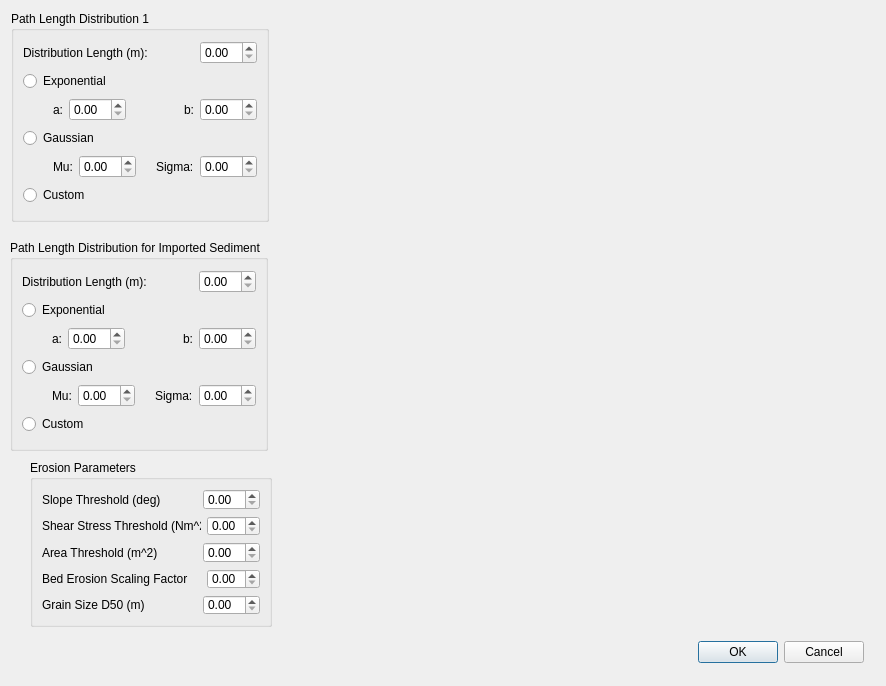
<?xml version="1.0" encoding="UTF-8"?>
<ui version="4.0">
 <class>dialog_morphParams</class>
 <widget class="QDialog" name="dialog_morphParams">
  <property name="geometry">
   <rect>
    <x>0</x>
    <y>0</y>
    <width>886</width>
    <height>686</height>
   </rect>
  </property>
  <property name="windowTitle">
   <string>Dialog</string>
  </property>
  <widget class="QCustomPlot" name="widget_2" native="true">
   <property name="geometry">
    <rect>
     <x>281</x>
     <y>404</y>
     <width>600</width>
     <height>221</height>
    </rect>
   </property>
   <property name="sizePolicy">
    <sizepolicy hsizetype="Expanding" vsizetype="Expanding">
     <horstretch>0</horstretch>
     <verstretch>0</verstretch>
    </sizepolicy>
   </property>
   <property name="minimumSize">
    <size>
     <width>600</width>
     <height>200</height>
    </size>
   </property>
  </widget>
  <widget class="QGroupBox" name="groupBox_2">
   <property name="geometry">
    <rect>
     <x>10</x>
     <y>240</y>
     <width>258</width>
     <height>211</height>
    </rect>
   </property>
   <property name="title">
    <string>Path Length Distribution for Imported Sediment</string>
   </property>
   <layout class="QVBoxLayout" name="verticalLayout_2">
    <item>
     <layout class="QHBoxLayout" name="horizontalLayout_4">
      <item>
       <widget class="QLabel" name="label_6">
        <property name="text">
         <string>Distribution Length (m):</string>
        </property>
       </widget>
      </item>
      <item>
       <spacer name="horizontalSpacer_6">
        <property name="orientation">
         <enum>Qt::Horizontal</enum>
        </property>
        <property name="sizeHint" stdset="0">
         <size>
          <width>40</width>
          <height>20</height>
         </size>
        </property>
       </spacer>
      </item>
      <item>
       <widget class="QDoubleSpinBox" name="spinDbl_length2"/>
      </item>
     </layout>
    </item>
    <item>
     <widget class="QRadioButton" name="rbtn_exp2">
      <property name="text">
       <string>Exponential</string>
      </property>
     </widget>
    </item>
    <item>
     <layout class="QHBoxLayout" name="horizontalLayout_5">
      <item>
       <spacer name="horizontalSpacer_7">
        <property name="orientation">
         <enum>Qt::Horizontal</enum>
        </property>
        <property name="sizeType">
         <enum>QSizePolicy::Fixed</enum>
        </property>
        <property name="sizeHint" stdset="0">
         <size>
          <width>30</width>
          <height>20</height>
         </size>
        </property>
       </spacer>
      </item>
      <item>
       <widget class="QLabel" name="label_7">
        <property name="text">
         <string>a:</string>
        </property>
       </widget>
      </item>
      <item>
       <widget class="QDoubleSpinBox" name="spinDbl_a2"/>
      </item>
      <item>
       <spacer name="horizontalSpacer_8">
        <property name="orientation">
         <enum>Qt::Horizontal</enum>
        </property>
        <property name="sizeHint" stdset="0">
         <size>
          <width>40</width>
          <height>20</height>
         </size>
        </property>
       </spacer>
      </item>
      <item>
       <widget class="QLabel" name="label_8">
        <property name="text">
         <string>b:</string>
        </property>
       </widget>
      </item>
      <item>
       <widget class="QDoubleSpinBox" name="spinDbl_b2"/>
      </item>
     </layout>
    </item>
    <item>
     <widget class="QRadioButton" name="rbtn_gaus2">
      <property name="text">
       <string>Gaussian</string>
      </property>
     </widget>
    </item>
    <item>
     <layout class="QHBoxLayout" name="horizontalLayout_6">
      <item>
       <spacer name="horizontalSpacer_9">
        <property name="orientation">
         <enum>Qt::Horizontal</enum>
        </property>
        <property name="sizeType">
         <enum>QSizePolicy::Fixed</enum>
        </property>
        <property name="sizeHint" stdset="0">
         <size>
          <width>30</width>
          <height>20</height>
         </size>
        </property>
       </spacer>
      </item>
      <item>
       <widget class="QLabel" name="label_9">
        <property name="text">
         <string>Mu:</string>
        </property>
       </widget>
      </item>
      <item>
       <widget class="QDoubleSpinBox" name="spinDbl_mu2"/>
      </item>
      <item>
       <spacer name="horizontalSpacer_10">
        <property name="orientation">
         <enum>Qt::Horizontal</enum>
        </property>
        <property name="sizeHint" stdset="0">
         <size>
          <width>40</width>
          <height>20</height>
         </size>
        </property>
       </spacer>
      </item>
      <item>
       <widget class="QLabel" name="label_10">
        <property name="text">
         <string>Sigma:</string>
        </property>
       </widget>
      </item>
      <item>
       <widget class="QDoubleSpinBox" name="spinDbl_sigma2"/>
      </item>
     </layout>
    </item>
    <item>
     <widget class="QRadioButton" name="rbtn_custom2">
      <property name="text">
       <string>Custom</string>
      </property>
     </widget>
    </item>
   </layout>
  </widget>
  <widget class="QGroupBox" name="groupBox_3">
   <property name="geometry">
    <rect>
     <x>30</x>
     <y>460</y>
     <width>242</width>
     <height>167</height>
    </rect>
   </property>
   <property name="title">
    <string>Erosion Parameters</string>
   </property>
   <layout class="QVBoxLayout" name="verticalLayout_3">
    <item>
     <layout class="QHBoxLayout" name="horizontalLayout_7">
      <item>
       <widget class="QLabel" name="label_11">
        <property name="text">
         <string>Slope Threshold (deg)</string>
        </property>
       </widget>
      </item>
      <item>
       <spacer name="horizontalSpacer_11">
        <property name="orientation">
         <enum>Qt::Horizontal</enum>
        </property>
        <property name="sizeHint" stdset="0">
         <size>
          <width>40</width>
          <height>20</height>
         </size>
        </property>
       </spacer>
      </item>
      <item>
       <widget class="QDoubleSpinBox" name="spinDbl_slp"/>
      </item>
     </layout>
    </item>
    <item>
     <layout class="QHBoxLayout" name="horizontalLayout_8">
      <item>
       <widget class="QLabel" name="label_12">
        <property name="text">
         <string>Shear Stress Threshold (Nm^2)</string>
        </property>
       </widget>
      </item>
      <item>
       <spacer name="horizontalSpacer_12">
        <property name="orientation">
         <enum>Qt::Horizontal</enum>
        </property>
        <property name="sizeType">
         <enum>QSizePolicy::Expanding</enum>
        </property>
        <property name="sizeHint" stdset="0">
         <size>
          <width>30</width>
          <height>20</height>
         </size>
        </property>
       </spacer>
      </item>
      <item>
       <widget class="QDoubleSpinBox" name="spinDbl_shr">
        <property name="sizePolicy">
         <sizepolicy hsizetype="Minimum" vsizetype="Fixed">
          <horstretch>0</horstretch>
          <verstretch>0</verstretch>
         </sizepolicy>
        </property>
        <property name="minimumSize">
         <size>
          <width>53</width>
          <height>0</height>
         </size>
        </property>
       </widget>
      </item>
     </layout>
    </item>
    <item>
     <layout class="QHBoxLayout" name="horizontalLayout_11">
      <item>
       <widget class="QLabel" name="label_13">
        <property name="text">
         <string>Area Threshold (m^2)</string>
        </property>
       </widget>
      </item>
      <item>
       <spacer name="horizontalSpacer_13">
        <property name="orientation">
         <enum>Qt::Horizontal</enum>
        </property>
        <property name="sizeHint" stdset="0">
         <size>
          <width>40</width>
          <height>20</height>
         </size>
        </property>
       </spacer>
      </item>
      <item>
       <widget class="QDoubleSpinBox" name="spinDbl_area"/>
      </item>
     </layout>
    </item>
    <item>
     <layout class="QHBoxLayout" name="horizontalLayout_9">
      <item>
       <widget class="QLabel" name="label_14">
        <property name="text">
         <string>Bed Erosion Scaling Factor</string>
        </property>
       </widget>
      </item>
      <item>
       <spacer name="horizontalSpacer_14">
        <property name="orientation">
         <enum>Qt::Horizontal</enum>
        </property>
        <property name="sizeType">
         <enum>QSizePolicy::Expanding</enum>
        </property>
        <property name="sizeHint" stdset="0">
         <size>
          <width>30</width>
          <height>20</height>
         </size>
        </property>
       </spacer>
      </item>
      <item>
       <widget class="QDoubleSpinBox" name="spinDbl_erosion">
        <property name="minimumSize">
         <size>
          <width>53</width>
          <height>0</height>
         </size>
        </property>
       </widget>
      </item>
     </layout>
    </item>
    <item>
     <layout class="QHBoxLayout" name="horizontalLayout_12">
      <item>
       <widget class="QLabel" name="label_15">
        <property name="text">
         <string>Grain Size D50 (m)</string>
        </property>
       </widget>
      </item>
      <item>
       <spacer name="horizontalSpacer_15">
        <property name="orientation">
         <enum>Qt::Horizontal</enum>
        </property>
        <property name="sizeHint" stdset="0">
         <size>
          <width>40</width>
          <height>20</height>
         </size>
        </property>
       </spacer>
      </item>
      <item>
       <widget class="QDoubleSpinBox" name="spinDbl_gs"/>
      </item>
     </layout>
    </item>
   </layout>
  </widget>
  <widget class="QWidget" name="layoutWidget">
   <property name="geometry">
    <rect>
     <x>660</x>
     <y>640</y>
     <width>204</width>
     <height>25</height>
    </rect>
   </property>
   <layout class="QHBoxLayout" name="horizontalLayout_10">
    <item>
     <spacer name="horizontalSpacer_16">
      <property name="orientation">
       <enum>Qt::Horizontal</enum>
      </property>
      <property name="sizeHint" stdset="0">
       <size>
        <width>40</width>
        <height>20</height>
       </size>
      </property>
     </spacer>
    </item>
    <item>
     <widget class="QPushButton" name="btn_ok">
      <property name="text">
       <string>OK</string>
      </property>
     </widget>
    </item>
    <item>
     <widget class="QPushButton" name="btn_cancel">
      <property name="text">
       <string>Cancel</string>
      </property>
     </widget>
    </item>
   </layout>
  </widget>
  <widget class="QGroupBox" name="groupBox">
   <property name="geometry">
    <rect>
     <x>11</x>
     <y>11</y>
     <width>258</width>
     <height>211</height>
    </rect>
   </property>
   <property name="title">
    <string>Path Length Distribution 1</string>
   </property>
   <layout class="QVBoxLayout" name="verticalLayout">
    <item>
     <layout class="QHBoxLayout" name="horizontalLayout">
      <item>
       <widget class="QLabel" name="label">
        <property name="text">
         <string>Distribution Length (m):</string>
        </property>
       </widget>
      </item>
      <item>
       <spacer name="horizontalSpacer">
        <property name="orientation">
         <enum>Qt::Horizontal</enum>
        </property>
        <property name="sizeHint" stdset="0">
         <size>
          <width>40</width>
          <height>20</height>
         </size>
        </property>
       </spacer>
      </item>
      <item>
       <widget class="QDoubleSpinBox" name="spinDbl_length1"/>
      </item>
     </layout>
    </item>
    <item>
     <widget class="QRadioButton" name="rbtn_exp1">
      <property name="text">
       <string>Exponential</string>
      </property>
     </widget>
    </item>
    <item>
     <layout class="QHBoxLayout" name="horizontalLayout_2">
      <item>
       <spacer name="horizontalSpacer_3">
        <property name="orientation">
         <enum>Qt::Horizontal</enum>
        </property>
        <property name="sizeType">
         <enum>QSizePolicy::Fixed</enum>
        </property>
        <property name="sizeHint" stdset="0">
         <size>
          <width>30</width>
          <height>20</height>
         </size>
        </property>
       </spacer>
      </item>
      <item>
       <widget class="QLabel" name="label_2">
        <property name="text">
         <string>a:</string>
        </property>
       </widget>
      </item>
      <item>
       <widget class="QDoubleSpinBox" name="spinDbl_a1"/>
      </item>
      <item>
       <spacer name="horizontalSpacer_2">
        <property name="orientation">
         <enum>Qt::Horizontal</enum>
        </property>
        <property name="sizeHint" stdset="0">
         <size>
          <width>40</width>
          <height>20</height>
         </size>
        </property>
       </spacer>
      </item>
      <item>
       <widget class="QLabel" name="label_3">
        <property name="text">
         <string>b:</string>
        </property>
       </widget>
      </item>
      <item>
       <widget class="QDoubleSpinBox" name="spinDbl_b1"/>
      </item>
     </layout>
    </item>
    <item>
     <widget class="QRadioButton" name="rbtn_gaus1">
      <property name="text">
       <string>Gaussian</string>
      </property>
     </widget>
    </item>
    <item>
     <layout class="QHBoxLayout" name="horizontalLayout_3">
      <item>
       <spacer name="horizontalSpacer_4">
        <property name="orientation">
         <enum>Qt::Horizontal</enum>
        </property>
        <property name="sizeType">
         <enum>QSizePolicy::Fixed</enum>
        </property>
        <property name="sizeHint" stdset="0">
         <size>
          <width>30</width>
          <height>20</height>
         </size>
        </property>
       </spacer>
      </item>
      <item>
       <widget class="QLabel" name="label_4">
        <property name="text">
         <string>Mu:</string>
        </property>
       </widget>
      </item>
      <item>
       <widget class="QDoubleSpinBox" name="spinDbl_mu1"/>
      </item>
      <item>
       <spacer name="horizontalSpacer_5">
        <property name="orientation">
         <enum>Qt::Horizontal</enum>
        </property>
        <property name="sizeHint" stdset="0">
         <size>
          <width>40</width>
          <height>20</height>
         </size>
        </property>
       </spacer>
      </item>
      <item>
       <widget class="QLabel" name="label_5">
        <property name="text">
         <string>Sigma:</string>
        </property>
       </widget>
      </item>
      <item>
       <widget class="QDoubleSpinBox" name="spinDbl_sigma1"/>
      </item>
     </layout>
    </item>
    <item>
     <widget class="QRadioButton" name="rbtn_custom1">
      <property name="text">
       <string>Custom</string>
      </property>
     </widget>
    </item>
   </layout>
  </widget>
  <widget class="QCustomPlot" name="widget" native="true">
   <property name="geometry">
    <rect>
     <x>281</x>
     <y>11</y>
     <width>600</width>
     <height>387</height>
    </rect>
   </property>
   <property name="sizePolicy">
    <sizepolicy hsizetype="Expanding" vsizetype="Expanding">
     <horstretch>0</horstretch>
     <verstretch>0</verstretch>
    </sizepolicy>
   </property>
   <property name="minimumSize">
    <size>
     <width>600</width>
     <height>200</height>
    </size>
   </property>
  </widget>
 </widget>
 <customwidgets>
  <customwidget>
   <class>QCustomPlot</class>
   <extends>QWidget</extends>
   <header location="global">qcustomplot.h</header>
   <container>1</container>
  </customwidget>
 </customwidgets>
 <resources/>
 <connections/>
</ui>
